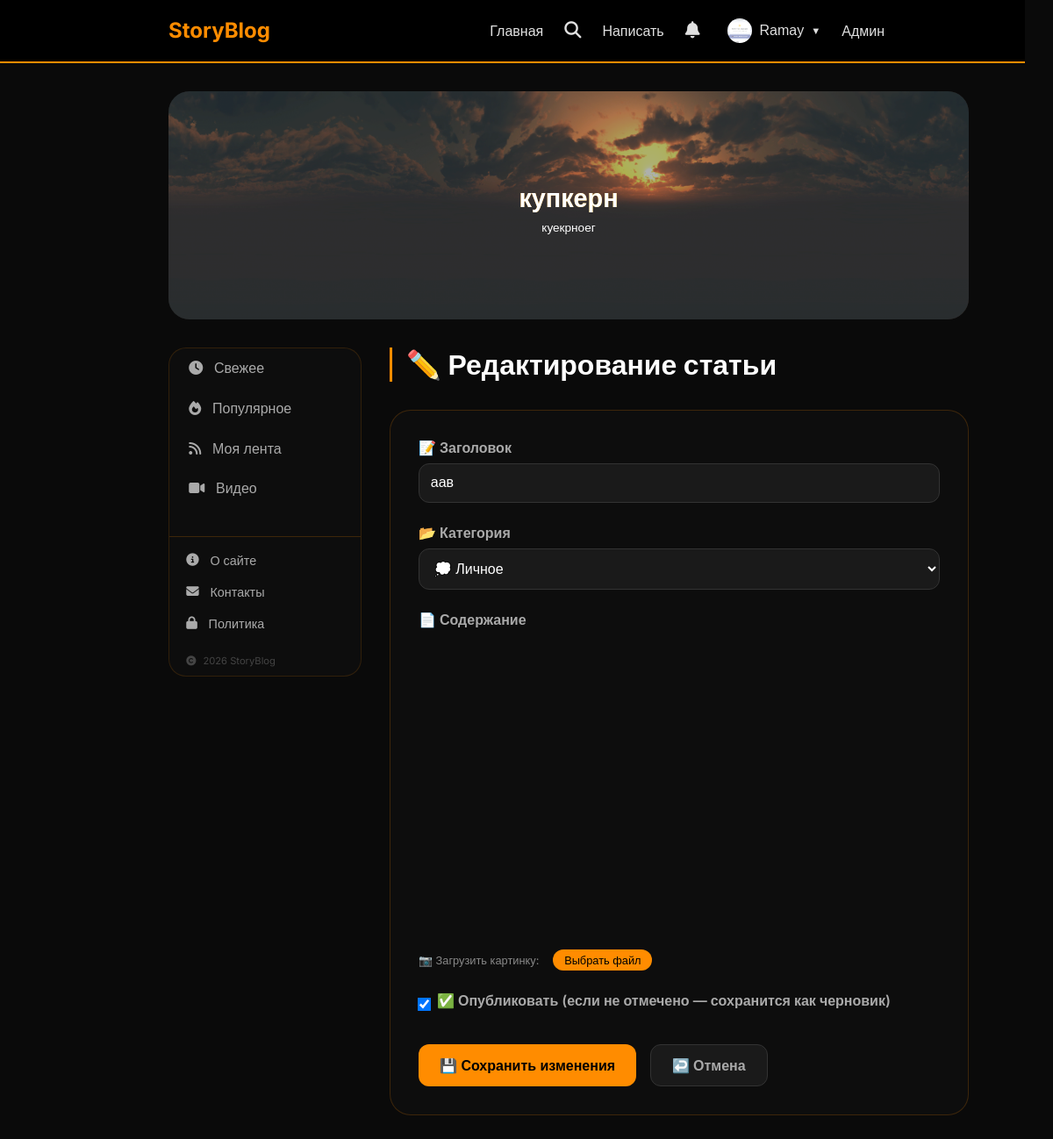
/edit/4 (signed in), run on the app's committed database.
### database.py (models this page shows)
class User(Base):
    __tablename__ = 'users'
    id = Column(Integer, primary_key=True)
    email = Column(String, unique=True, index=True)
    username = Column(String, unique=True, index=True)
    hashed_password = Column(String)
    avatar = Column(String, default='default.png')
    is_admin = Column(Boolean, default=False)
    is_active = Column(Boolean, default=True)
    created_at = Column(DateTime, default=datetime.now)

class SliderItem(Base):
    __tablename__ = 'slider_items'
    id = Column(Integer, primary_key=True)
    title = Column(String, default='')
    label = Column(String, default='')
    icon = Column(String, default='📖')
    image_url = Column(String, default='')
    link = Column(String, default='')
    is_active = Column(Boolean, default=True)
    order = Column(Integer, default=0)
    image_position = Column(String, default='cover')
    text_position = Column(String, default='center')
    text_color = Column(String, default='#ffffff')
    text_size = Column(String, default='medium')
    overlay_opacity = Column(Integer, default=30)
    created_at = Column(DateTime, default=datetime.now)

class Article(Base):
    __tablename__ = 'articles'
    id = Column(Integer, primary_key=True)
    title = Column(String, index=True)
    slug = Column(String, unique=True, index=True)
    description = Column(String, default='')
    content = Column(Text)
    user_id = Column(Integer, ForeignKey('users.id'))
    is_published = Column(Boolean, default=False)
    views = Column(Integer, default=0)
    likes = Column(Integer, default=0)
    created_at = Column(DateTime, default=datetime.now)
    updated_at = Column(DateTime, default=datetime.now, onupdate=datetime.now)

### main.py (the view)
@app.get("/edit/{article_id}", response_class=HTMLResponse)
async def edit_article_page(request: Request, article_id: int, db: Session = Depends(get_db)):
    user = get_current_user(request, db)
    if not user:
        return RedirectResponse(url="/login", status_code=303)
    article = db.query(Article).filter(Article.id == article_id).first()
    if not article or article.user_id != user.id:
        return RedirectResponse(url="/profile", status_code=303)
    categories = db.query(Category).all()
    article_cat = db.query(ArticleCategory).filter(ArticleCategory.article_id == article_id).first()
    current_category_id = article_cat.category_id if article_cat else None
    slider_items = db.query(SliderItem).filter(SliderItem.is_active == True).order_by(SliderItem.order).all()
    return templates.TemplateResponse("edit_article.html", {
        "request": request,
        "user": user,
        "article": article,
        "categories": categories,
        "current_category_id": current_category_id,
        "slider_items": slider_items
    })

### templates/edit_article.html (shortened to what this page needs)
{% extends "base.html" %}
{% block content %}
<div class="edit-header">
    <h2>✏️ Редактирование статьи</h2>
</div>
<div class="edit-card">
    <form method="post" id="articleForm">
        <div class="form-group">
            <label>📝 Заголовок</label>
            <input type="text" name="title" value="{{ article.title }}" required>
        </div>
        <div class="form-group">
            <label>📂 Категория</label>
            <select name="category_id" required>
                {% for cat in categories %}
                <option value="{{ cat.id }}" {% if current_category_id == cat.id %}selected{% endif %}>
                    {{ cat.icon }} {{ cat.name }}
                </option>
                {% endfor %}
            </select>
        </div>
        <div class="form-group">
            <label>📄 Содержание</label>
            <div id="editor" style="min-height: 350px;"></div>
            <div class="image-upload-area">
                <span style="color:#888; font-size:0.8rem;">📷 Загрузить картинку:</span>
                <button type="button" class="custom-upload-btn" onclick="document.getElementById('imageUpload').click()">
                    Выбрать файл
                </button>
            </div>
        </div>
        <div class="form-group checkbox-group">
            <input type="checkbox" name="is_published" value="true" {% if article.is_published %}checked{% endif %}>
            <label>✅ Опубликовать (если не отмечено — сохранится как черновик)</label>
        </div>
        <div class="form-actions">
            <button type="submit" class="btn-save">💾 Сохранить изменения</button>
            <a href="/profile" class="btn-cancel">↩️ Отмена</a>
        </div>
    </form>
</div>
{% endblock %}

### templates/base.html (shortened to what this page needs)
<!DOCTYPE html>
<html lang="ru">
<head>
    <link href="https://cdn.quilljs.com/1.3.6/quill.snow.css" rel="stylesheet">
    <link rel="stylesheet" href="https://cdnjs.cloudflare.com/ajax/libs/font-awesome/6.5.1/css/all.min.css">
</head>
<body>
    <nav class="navbar">
        <h2><a href="/" style="color:#ff8c00; text-decoration:none;">StoryBlog</a></h2>
        <div class="nav-links">
            <a href="/">Главная</a>
            <div class="search-wrapper">
                <button class="search-icon-btn" id="searchIconBtn" onclick="toggleSearch()">
                    <i class="fas fa-search"></i>
                </button>
            </div>
            {% if user %}
                <a href="/create">Написать</a>
                <div class="notif-menu">
                    <button class="notif-btn" onclick="toggleNotifMenu()">
                        <i class="fas fa-bell"></i>
                    </button>
                </div>
                <div class="user-menu">
                    <button class="user-menu-btn" onclick="toggleUserMenu()">
                        {% if user.avatar and user.avatar != 'default.png' %}
                        <img src="/static/avatars/{{ user.avatar }}" class="nav-avatar">
                        {% else %}
                        <span class="nav-avatar-placeholder">{{ user.username[0]|upper }}</span>
                        {% endif %}
                        {{ user.username }}
                        <span style="font-size: 0.7rem;">▼</span>
                    </button>
                </div>
                {% if user.is_admin %}<a href="/admin">Админ</a>{% endif %}
            {% else %}
                <a href="/login">Войти</a>
                <a href="/register">Регистрация</a>
            {% endif %}
        </div>
    </nav>
    <div class="container">
        {% block hero %}
        <div class="hero" id="heroBlock">
            <div class="hero-slider">
                <div class="hero-slider-track" id="heroSliderTrack">
                    {% for item in slider_items %}
                    <div class="hero-slide" {% if item.link %}onclick="location.href='{{ item.link }}'" style="cursor: pointer;"{% endif %}>
                        {% if item.image_url %}
                        <img src="{{ item.image_url }}" class="hero-slide-bg" alt="slide" style="object-fit: {{ item.image_position if item.image_position else 'cover' }};">
                        {% endif %}
                        {% if item.overlay_opacity and item.overlay_opacity > 0 %}
                        <div class="hero-slide-overlay" style="background: rgba(0,0,0,{{ item.overlay_opacity / 100 }});"></div>
                        {% endif %}
                        {% if item.title %}
                        <h1 style="color: {{ item.text_color if item.text_color else '#ffffff' }}; font-size: {% if item.text_size == 'small' %}1.2rem{% elif item.text_size == 'large' %}2.2rem{% else %}1.8rem{% endif %};">
                            {{ item.title }}
                        </h1>
                        {% endif %}
                        {% if item.label %}
                        <p style="color: {{ item.text_color if item.text_color else '#ffffff' }}; font-size: {% if item.text_size == 'small' %}0.7rem{% elif item.text_size == 'large' %}1rem{% else %}0.85rem{% endif %};">
                            {{ item.label }}
                        </p>
                        {% endif %}
                    </div>
                    {% endfor %}
                </div>
            </div>
        </div>
        {% endblock %}
        <div class="layout">
{% block left_menu %}
<div class="left-menu">
    <div class="left-menu-item {% if feed == 'fresh' %}active{% endif %}" data-feed="fresh" onclick="switchFeed('fresh')">
        <i class="fas fa-clock"></i> Свежее
    </div>
    <div class="left-menu-item {% if feed == 'popular' %}active{% endif %}" data-feed="popular" onclick="switchFeed('popular')">
        <i class="fas fa-fire"></i> Популярное
    </div>
    {% if user %}
    <div class="left-menu-item {% if feed == 'myfeed' %}active{% endif %}" data-feed="myfeed" onclick="switchFeed('myfeed')">
        <i class="fas fa-rss"></i> Моя лента
    </div>
    {% endif %}
    <div class="left-menu-item" data-feed="videos" onclick="switchFeed('videos')">
        <i class="fas fa-video"></i> Видео
    </div>
    <div class="menu-footer">
        <a href="/about" class="menu-footer-item">
            <i class="fas fa-info-circle"></i> О сайте
        </a>
        <a href="/contacts" class="menu-footer-item">
            <i class="fas fa-envelope"></i> Контакты
        </a>
        <a href="/privacy" class="menu-footer-item">
            <i class="fas fa-lock"></i> Политика
        </a>
        <div class="menu-footer-copyright">
            <i class="fas fa-copyright"></i> 2026 StoryBlog
        </div>
    </div>
</div>
{% endblock %}
            <div class="content-right">
                {% block content %}{% endblock %}
            </div>
        </div>
    </div>
</body>
</html>

### templates/base.html (style rules this page uses)
* { margin: 0; padding: 0; box-sizing: border-box; }
body { font-family: 'Inter', sans-serif; background: #0a0a0a; color: #e0e0e0; padding-right: 2rem; }
.navbar { background: #000; border-bottom: 2px solid #ff8c00; padding: 1rem 2rem; display: flex; justify-content: space-between; align-items: center; flex-wrap: wrap; gap: 1rem; padding-right: 10rem; }
.navbar h2 { margin-left: 10rem; }
.nav-links { display: flex; align-items: center; flex-wrap: wrap; gap: 1rem; }
.nav-links a { color: #e0e0e0; text-decoration: none; transition: color 0.3s; display: inline-flex; align-items: center; gap: 0.3rem; }
.container { max-width: 1200px; margin: 2rem auto; padding: 0 2rem; margin-left: 10rem; margin-right: 2rem; }
.form-group { margin-bottom: 1rem; }
input, textarea, select { width: 100%; padding: 10px; background: #1a1a1a; border: 1px solid #333; color: #fff; border-radius: 6px; }
.search-wrapper { position: relative; display: inline-flex; align-items: center; }
.search-icon-btn { background: none; border: none; color: #e0e0e0; cursor: pointer; font-size: 1.2rem; padding: 0.3rem 0.5rem; border-radius: 40px; transition: background 0.2s; }
.nav-avatar { width: 28px; height: 28px; border-radius: 50%; object-fit: cover; }
.user-menu { position: relative; }
.user-menu-btn { background: none; border: none; color: #e0e0e0; cursor: pointer; display: flex; align-items: center; gap: 0.5rem; font-size: 1rem; padding: 0.3rem 0.5rem; border-radius: 40px; transition: background 0.2s; }
.notif-menu { position: relative; }
.notif-btn { background: none; border: none; color: #e0e0e0; cursor: pointer; font-size: 1.2rem; position: relative; padding: 0.3rem 0.5rem; border-radius: 40px; transition: background 0.2s; }
.hero { position: relative; height: 260px; width: 100%; max-width: 1200px; margin-left: auto; margin-right: auto; border-radius: 24px; overflow: hidden; margin-bottom: 2rem; background: linear-gradient(135deg, #0a0a0a 0%, #1a0a00 100%); }
.hero-slider { width: 100%; height: 100%; overflow: hidden; }
.hero-slider-track { display: flex; width: 100%; height: 100%; transition: transform 0.5s ease-in-out; }
.hero-slide { position: relative; min-width: 100%; height: 100%; flex-shrink: 0; display: flex; flex-direction: column; align-items: center; justify-content: center; text-align: center; }
.hero-slide-bg { position: absolute; top: 0; left: 0; width: 100%; height: 100%; object-fit: cover; z-index: 0; }
.hero-slide-overlay { position: absolute; top: 0; left: 0; width: 100%; height: 100%; z-index: 1; }
.hero-slide h1 { position: relative; z-index: 2; font-size: 1.8rem; background: linear-gradient(135deg, #ff8c00 0%, #ffcc00 100%); -webkit-background-clip: text; background-clip: text; color: transparent; margin-bottom: 0.5rem; }
.hero-slide p { position: relative; z-index: 2; font-size: 0.85rem; color: #fff; max-width: 600px; margin: 0 auto; }
.hero-slider-track { cursor: grab; user-select: none; -webkit-user-select: none; }
.hero-slide { user-select: none; -webkit-user-select: none; pointer-events: auto; }
.layout { display: flex; gap: 2rem; align-items: flex-start; }
.left-menu { width: 220px; flex-shrink: 0; position: sticky; top: 2rem; background: #0d0d0d; border-radius: 20px; border: 1px solid rgba(255, 140, 0, 0.15); overflow: hidden; }
.left-menu-item { display: flex; align-items: center; gap: 0.8rem; padding: 0.8rem 1.2rem; color: #aaa; background: none; border: none; width: 100%; text-align: left; cursor: pointer; transition: all 0.2s; border-left: 3px solid transparent; font-size: 1rem; text-decoration: none; }
.menu-footer { margin-top: 2rem; padding-top: 0.5rem; border-top: 1px solid rgba(255, 140, 0, 0.2); }
.menu-footer-item { display: flex; align-items: center; gap: 0.8rem; padding: 0.6rem 1.2rem; color: #aaa; font-size: 0.9rem; text-decoration: none; transition: all 0.2s; border-radius: 12px; }
.menu-footer-copyright { display: flex; align-items: center; gap: 0.5rem; padding: 0.6rem 1.2rem; color: #444; font-size: 0.7rem; margin-top: 0.5rem; }
.content-right { flex: 1; min-width: 0; }

### data on the page
User: avatar (picture), username "Ramay"
SliderItem: image_url (picture), title "купкерн", label "куекрноег"
Article: title "аав", is_published "☑"

### other printed values
form field category_id "💭 Личное"
